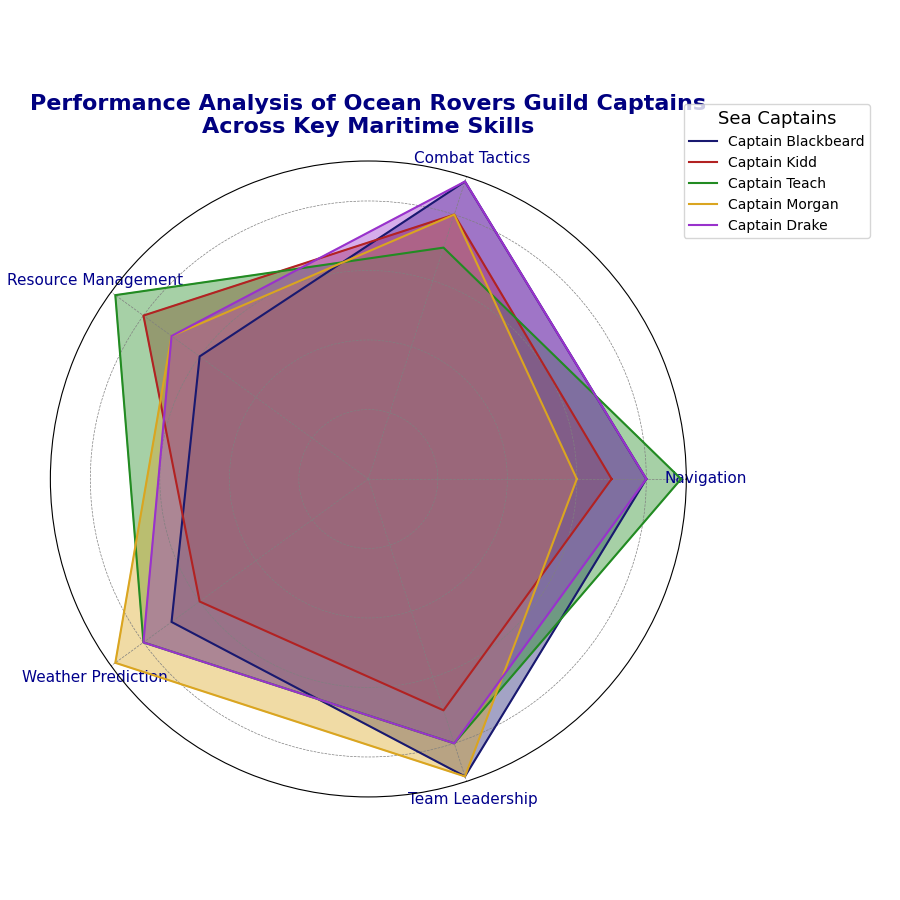

Source code (Python):
import matplotlib.pyplot as plt
import numpy as np

# Define the categories/skills for the radar chart
categories = ['Navigation', 'Combat Tactics', 'Resource Management', 'Weather Prediction', 'Team Leadership']
num_vars = len(categories)

# Data for each sea captain, values out of a score of 10
captain_blackbeard = [8, 9, 6, 7, 9]
captain_kidd = [7, 8, 8, 6, 7]
captain_teach = [9, 7, 9, 8, 8]
captain_morgan = [6, 8, 7, 9, 9]
captain_drake = [8, 9, 7, 8, 8]

# Extend the data to close the radar chart
captains = [captain_blackbeard, captain_kidd, captain_teach, captain_morgan, captain_drake]
for captain in captains:
    captain += captain[:1]

angles = np.linspace(0, 2 * np.pi, num_vars, endpoint=False).tolist()
angles += angles[:1]

fig, ax = plt.subplots(figsize=(9, 9), subplot_kw=dict(polar=True))

def plot_radar(data, label, color):
    ax.fill(angles, data, color=color, alpha=0.4)
    ax.plot(angles, data, label=label, color=color, linewidth=1.5)

plot_radar(captain_blackbeard, 'Captain Blackbeard', 'midnightblue')
plot_radar(captain_kidd, 'Captain Kidd', 'firebrick')
plot_radar(captain_teach, 'Captain Teach', 'forestgreen')
plot_radar(captain_morgan, 'Captain Morgan', 'goldenrod')
plot_radar(captain_drake, 'Captain Drake', 'darkorchid')

ax.set_yticklabels([])
ax.set_xticks(angles[:-1])
ax.set_xticklabels(categories, fontsize=11, color='darkblue')

plt.title('Performance Analysis of Ocean Rovers Guild Captains\nAcross Key Maritime Skills', fontsize=16, fontweight='bold', pad=20, color='navy')

ax.legend(loc='upper right', bbox_to_anchor=(1.3, 1.1), fontsize=10, title='Sea Captains', title_fontsize='13', frameon=True)
plt.tight_layout()
plt.grid(color='gray', linestyle='--', linewidth=0.5)

plt.show()
